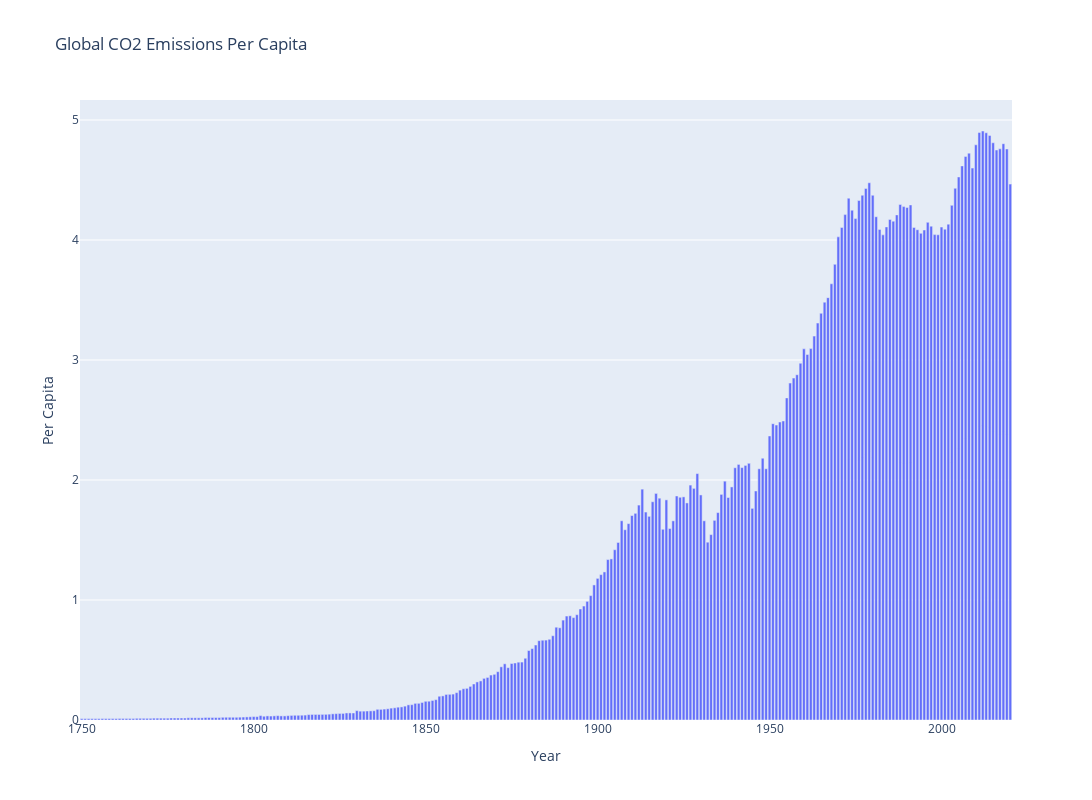

Here is the notebook cell this chart was saved with:
### Code cell
co2_per_capita = co2_percapita.groupby("Year").sum().reset_index()
co2_percapita_plot = px.bar(
    co2_per_capita, x="Year", y="CO2 Per Capita", title="Global CO2 Emissions Per Capita", width=1500, height=800
)
co2_percapita_plot

### Figure 1 — Plotly figure (JSON) as saved in the notebook; plotly's stock layout.template omitted (floating-point values rounded to 4 significant figures; data arrays with more than 128 entries replaced by an {"elided": "..."} marker saying what was removed)
{"data": [{"alignmentgroup": "True", "hovertemplate": "Year=%{x}<br>Per Capita=%{y}<extra></extra>", "legendgroup": "", "marker": {"color": "#636efa", "pattern": {"shape": ""}}, "name": "", "offsetgroup": "", "orientation": "v", "showlegend": false, "textposition": "auto", "type": "bar", "x": {"elided": "271 str values"}, "xaxis": "x", "y": {"elided": "271 float values"}, "yaxis": "y"}], "layout": {"barmode": "relative", "height": 800, "legend": {"tracegroupgap": 0}, "title": {"text": "Global CO2 Emissions Per Capita"}, "width": 1500, "xaxis": {"anchor": "y", "autorange": true, "domain": [0, 1], "range": ["1749-07-02 12:00", "2020-07-01 12:00"], "title": {"text": "Year"}, "type": "date"}, "yaxis": {"anchor": "x", "autorange": true, "domain": [0, 1], "range": [0, 5.166], "title": {"text": "Per Capita"}, "type": "linear"}}}
